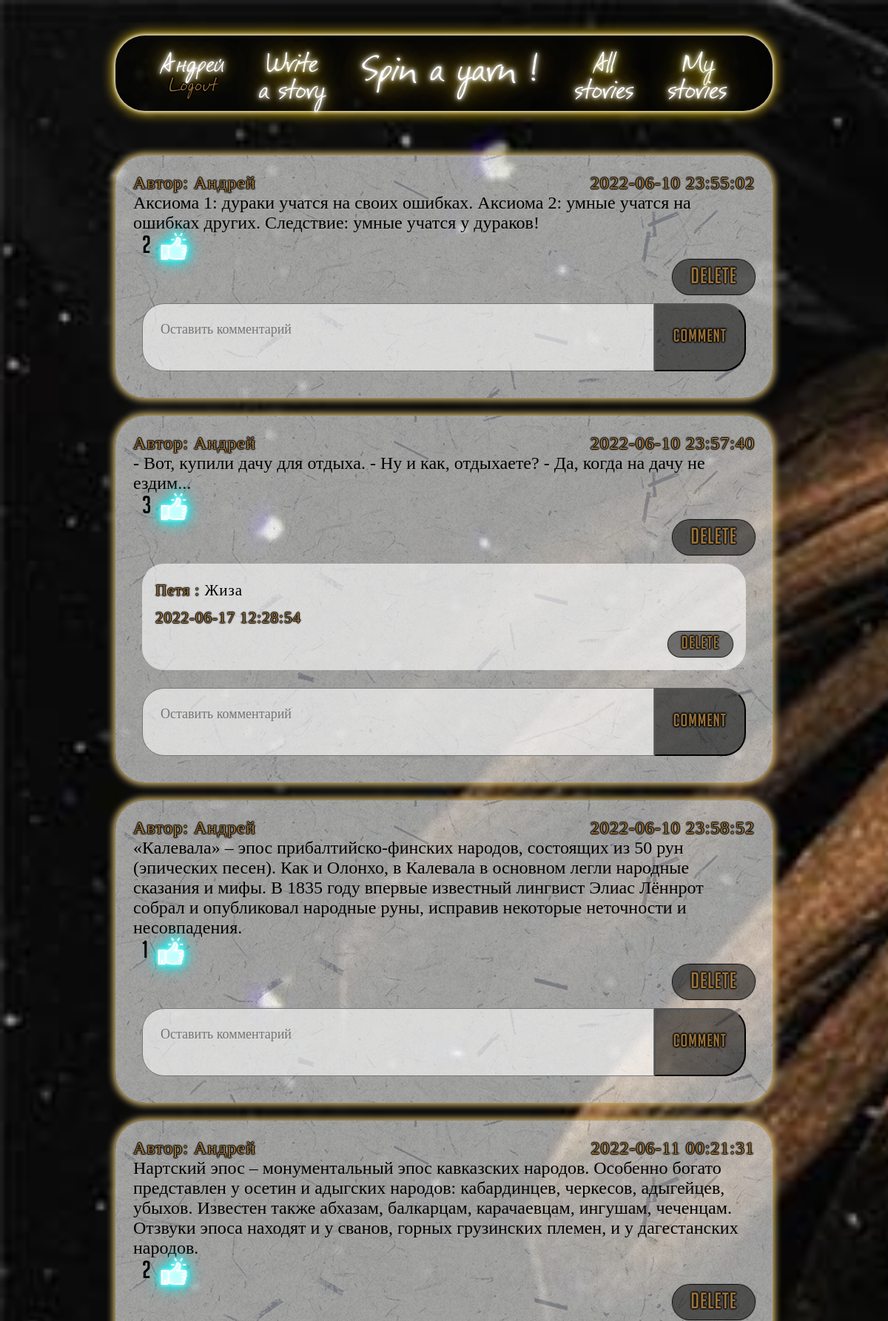
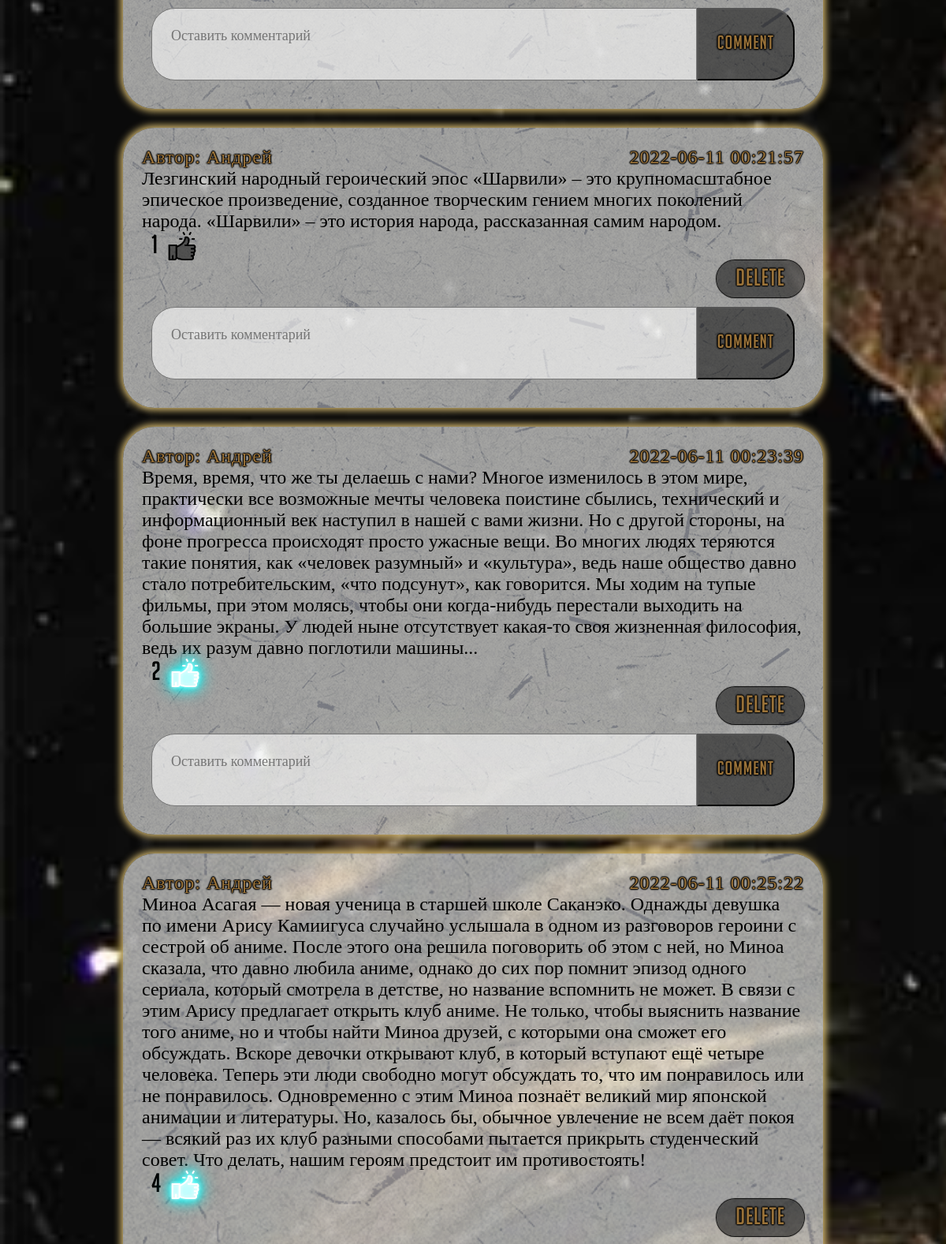
Screenshot of /posts/Андрей (signed in, upper part) with the database file from the repository (2 pictures, top to bottom).
### website/models.py (models this page shows)
class User(db.Model, UserMixin):
    id = db.Column(db.Integer, primary_key=True)
    email = db.Column(db.String(150), unique=True)
    username = db.Column(db.String(150), unique=True)
    password = db.Column(db.String(150))
    date_created = db.Column(db.DateTime(timezone=True), default=func.now())
    posts = db.relationship('Post', backref='user', passive_deletes=True)
    comments = db.relationship('Comment', backref='user', passive_deletes=True)
    likes = db.relationship('Like', backref='user', passive_deletes=True)

class Post(db.Model):
    id = db.Column(db.Integer, primary_key=True)
    text = db.Column(db.Text, nullable=False)
    date_created = db.Column(db.DateTime(timezone=True), default=func.now())
    author = db.Column(db.Integer, db.ForeignKey('user.id', ondelete="CASCADE"), nullable=False)
    rubric = db.Column(db.String, nullable=False)
    comments = db.relationship('Comment', backref='post', passive_deletes=True)
    likes = db.relationship('Like', backref='post', passive_deletes=True)

class Comment(db.Model):
    id = db.Column(db.Integer, primary_key=True)
    text = db.Column(db.String(200), nullable=False)
    date_created = db.Column(db.DateTime(timezone=True), default=func.now())
    author = db.Column(db.Integer, db.ForeignKey('user.id', ondelete="CASCADE"), nullable=False)
    post_id = db.Column(db.Integer, db.ForeignKey('post.id', ondelete="CASCADE"), nullable=False)

### website/views.py (the view)
@views.route("/posts/<username>")
@login_required
def posts(username):
    user = User.query.filter_by(username=username).first()
    if not user:
        flash('Нет пользователя с таким именем')
        return redirect(url_for('views.home'))
    posts = user.posts
    return render_template("user_posts.html", user=current_user, posts=posts, username=username)

### website/__init__.py (called while the page is built)
def create_app():
    app = Flask(__name__)
    app.config['SECRET_KEY'] = "helloworld"
    app.config['SQLALCHEMY_DATABASE_URI'] = f'sqlite:///{DB_NAME}'
    db.init_app(app)
    from .views import views
    from .auth import auth
    app.register_blueprint(views, url_prefix="/")
    app.register_blueprint(auth, url_prefix="/")
    from .models import User, Post, Comment, Like
    create_database(app)
    login_manager = LoginManager()
    login_manager.login_view = "auth.login"
    login_manager.init_app(app)
    @login_manager.user_loader
    def load_user(id):
        return User.query.get(int(id))
    return app

### website/templates/user_posts.html (shortened to what this page needs)
{% extends "base.html" %}
{% block content %}
{%for post in posts %}
<div class="post">
    <div class="string">
        <p>Автор: {{ post.user.username }} </p>
        <p> {{ post.date_created }} </p>
    </div>
    {{ post.text }}
    <div class="likes">
        <p id="likes-count-{{post.id}}">{{ post.likes|length }}</p>
        {% if user.id in post.likes|map(attribute="author")|list %}
        <img src="{{url_for('static', filename='css/assets/like.png')}}" class="liked" id="like-button-{{post.id}}" onclick="like( {{post.id}} )">
        {% else %}
        <img src="{{url_for('static', filename='css/assets/like.png')}}" class="unliked" id="like-button-{{post.id}}" onclick="like( {{post.id}} )">
        {% endif %}
    </div>
    {% if user.id == post.author %}
    <a href="/delete_post/{{post.id}}" class="delete_href">Delete</a>
    {% endif %}
    {% for comment in post.comments %}
    <div class="comment">
        <div class="comment_text">
           <p>{{ comment.user.username }} : <span> {{ comment.text }} </span></p>
            <p> {{ comment.date_created }} </p>
        </div>
        {% if user.id == comment.author or user.id == post.author %}
        <a href="/delete_comment/{{comment.id}}" class="delete_href2">Delete</a>
        {% endif %}
    </div>
    {% endfor %}
    <form method="POST" action="/create_comment/{{post.id}}" class="comment_form">
        <textarea type="text" id="text" name="text" placeholder="Оставить комментарий"></textarea>
        <button type="submit" class="btn3">Comment</button>
    </form>
</div>
{% endfor %}
{% endblock %}

### website/templates/base.html (shortened to what this page needs)
<!DOCTYPE html>
<html lang="en">
<head>
	<link rel="stylesheet" href="{{url_for('static', filename='css/style.css')}}">
</head>
<body>
    <div class="wall">
        <div class="header">
            <div class="header_panel">
                {% if user.is_authenticated %}
                <div class="doubles_tring">
                    <h4>{{ user.username }}</h4>
                    <a href="/logout"><p>Logout</p></a>
                </div>
                {% endif %}
                <a href="/create_post"><div class="doubles_tring">
                    <h3>Write</h3>
                    <h3>a story</h3>
                </div></a>
            </div>
            <div class="header_panel">
                {% if user.is_authenticated %}
                <a href="/home"><h2>Spin a yarn !</h2></a>
                {% else %}
                <a href="/home"><h1>Spin a yarn !</h1></a>
                {% endif %}
            </div>
            <div class="header_panel">
                <a href="/stories"><div class="doubles_tring">
                    <h3>All</h3>
                    <h3>stories</h3>
                </div></a>
                {% if user.is_authenticated %}
                <a href="/posts/{{ user.username }}"><div class="doubles_tring">
                    <h3>My</h3>
                    <h3>stories</h3>
                </div></a>
                {% endif %}
            </div>
        </div>
        <div class="content">
            {% block content %}{% endblock %}
        </div>
    </div>
</body>
</html>

### website/static/css/style.css (style rules this page uses)
* { margin: 0; padding: 0; }
a:-webkit-any-link { text-decoration: none; }
a:any-link { text-decoration: none; }
body { will-change: transform; background: url(assets/bg.jpg) no-repeat; background-size: cover; background-attachment: fixed; }
.wall { margin: 4vw 13vw; }
.header { height: 4.5vw; padding: 2vw 3vw; display: flex; background-color: rgba(0, 0, 0, 0.6); justify-content: space-around; box-shadow: 0 0 5px 1px #fff, 0 0 15px 4px #d1af22; border-radius: 40px; width: fill-available; width: -webkit-fill-available; width: -moz-available; }
.header_panel { display: flex; flex-grow: 0.3; justify-content: inherit; align-items: center; text-align: center; }
.doubles_tring { display: flex; flex-direction: column; text-align: center; justify-content: center; align-items: center; padding: 1vw; }
.header h2, h3, h4 { font: normal 4vw 'festus'; margin: auto 0vw; color: #fff; outline: none; text-decoration: none; text-shadow: 0 0 5px #fff, 0 0 10px #fff, 0 0 22px #d1af22, 0 0 42px #d1af22, 0 0 65px #d1af22; }
.header h3, h4 { font: normal 3vw 'festus'; margin: auto 0vw; height: 3vw; }
.header p { font: normal 2vw 'festus'; }
.content { height: fit-content; margin: 5vw 0vw; }
.entrance h1, p { color: #997239; letter-spacing: 1px; text-shadow: 1px 0 1.5px #000, 0 1px 1.5px #000, -1px 0 1.5px #000, 0 -1px 1.5px #000, 0 0 2px #000; }
.rules p, span { font: normal 2.5vw 'BigNoodleTitlingCyr'; color: #997239; margin: 0.75vw 0vw; letter-spacing: 1px; text-shadow: 1px 0 2px #000, 0 1px 2px #000, -1px 0 2px #000, 0 -1px 2px #000, 0 0 3px #000; }
.reg_form h1, h2 { color: #997239; margin: 0.75vw 0vw; letter-spacing: 1px; text-shadow: 1px 0 2px #000, 0 1px 2px #000, -1px 0 2px #000, 0 -1px 2px #000, 0 0 3px #000; }
.post { background: url(assets/bg_w.png) no-repeat; background-size: cover; width: -webkit-fill-available; height: fit-content; box-shadow: 0 0 10px 3px #d7bb71; border-radius: 40px; margin: 2vw 0vw; padding: 2vw; font: normal 2vw 'Ropa sans pro'; display: flex; flex-direction: column; }
.string { display: flex; justify-content: space-between; }
.likes { display: flex; align-items: center; }
.likes p { font: normal 2.75vw 'BigNoodleTitlingCyr'; color: #000; text-shadow: none; margin: 0vw 1vw; }
.likes img { width: 3vw; }
.liked { filter: invert(1) drop-shadow(0 0 2px #fff) drop-shadow(0 0 5px #00Ffff) drop-shadow(0 0 10px #00Ffff); }
.delete_href, .delete_href2 { font: normal 2.5vw 'BigNoodleTitlingCyr'; background-color: rgba(0, 0, 0, 0.5); box-shadow: 0 0 1px 1px #000; border-radius: 30px; align-self: flex-end; padding: 0.75vw 2vw; color: #997239; letter-spacing: 1px; text-shadow: 1px 0 1.5px #000, 0 1px 1.5px #000, -1px 0 1.5px #000, 0 -1px 1.5px #000, 0 0 2px #000; }
.comment_form { display: flex; margin: 1vw; }
.comment_form textarea { width: -webkit-fill-available; height: -webkit-fill-available; background-color: rgba(255, 255, 255, 0.6); border-radius: 30px 0px 0px 30px; resize: none; padding: 2vw; font: normal 1.5vw 'Ropa sans pro'; }
.btn3 { background-color: rgba(0, 0, 0, 0.5); border-radius: 0px 30px 30px 0px; text-align: center; font: normal 2vw 'BigNoodleTitlingCyr'; padding: 0.5vw 2vw; color: #997239; letter-spacing: 1px; text-shadow: 1px 0 2px #000, 0 1px 2px #000, -1px 0 2px #000, 0 -1px 2px #000, 0 0 3px #000; }
.comment { width: -webkit-fill-available; background-color: rgba(255, 255, 255, 0.6); border-radius: 30px; display: flex; flex-direction: column; margin: 1vw; padding: 1.5vw; font: normal 1.75vw 'Ropa sans pro'; }
.comment_text { display: flex; flex-direction: column; }
.comment p { color: #997239; margin: 0.5vw 0vw; letter-spacing: 1px; text-shadow: 1px 0 1.5px #000, 0 1px 1.5px #000, -1px 0 1.5px #000, 0 -1px 1.5px #000, 0 0 2px #000; }
.comment span { color: #000; text-shadow: none; font: normal 1.75vw 'Ropa sans pro'; }
.delete_href2 { font: normal 2vw 'BigNoodleTitlingCyr'; padding: 0.5vw 1.5vw; }

### rows the page displays
User: username "Андрей"
Post: user.username "Андрей", date_created "2022-06-10 23:55:02", text "Аксиома 1: дураки учатся на своих ошибках. Аксиома 2: умные учатся на ошибках других. Следствие: умные учатся у дураков!", likes|length "2"
Post: user.username "Андрей", date_created "2022-06-10 23:57:40", text "- Вот, купили дачу для отдыха. - Ну и как, отдыхаете? - Да, когда на дачу не ездим...", likes|length "3"
Comment: user.username "Петя", text "Жиза", date_created "2022-06-17 12:28:54"
Post: user.username "Андрей", date_created "2022-06-10 23:58:52", text "«Калевала» – эпос прибалтийско-финских народов, состоящих из 50 рун (эпических песен). Как и Олонхо, в Калевала в основном легли народные сказания и мифы. В 1835 году впервые известный лингвист Элиас Лённрот собрал и опубликовал народные руны, исправив некоторые неточности и несовпадения.", likes|length "1"
Post: user.username "Андрей", date_created "2022-06-11 00:21:31", text "Нартский эпос – монументальный эпос кавказских народов. Особенно богато представлен у осетин и адыгских народов: кабардинцев, черкесов, адыгейцев, убыхов. Известен также абхазам, балкарцам, карачаевцам, ингушам, чеченцам. Отзвуки эпоса находят и у сванов, горных грузинских племен, и у дагестанских народов.", likes|length "2"
Post: user.username "Андрей", date_created "2022-06-11 00:21:57", text "Лезгинский народный героический эпос «Шарвили» – это крупномасштабное эпическое произведение, созданное творческим гением многих поколений народа. «Шарвили» – это история народа, рассказанная самим народом.", likes|length "1"
Post: user.username "Андрей", date_created "2022-06-11 00:23:39", text "Время, время, что же ты делаешь с нами? Многое изменилось в этом мире, практически все возможные мечты человека поистине сбылись, технический и информационный век наступил в нашей с вами жизни. Но с другой стороны, на фоне прогресса происходят просто ужасные вещи. Во многих людях теряются такие понятия, как «человек разумный» и «культура», ведь наше общество давно стало потребительским, «что подсунут», как говорится. Мы ходим на тупые фильмы, при этом молясь, чтобы они когда-нибудь перестали выходить на большие экраны. У людей ныне отсутствует какая-то своя жизненная философия, ведь их разум давно поглотили машины...", likes|length "2"
Post: user.username "Андрей", date_created "2022-06-11 00:25:22", text "Миноа Асагая — новая ученица в старшей школе Саканэко. Однажды девушка по имени Арису Камиигуса случайно услышала в одном из разговоров героини с сестрой об аниме. После этого она решила поговорить об этом с ней, но Миноа сказала, что давно любила аниме, однако до сих пор помнит эпизод одного сериала, который смотрела в детстве, но название вспомнить не может. В связи с этим Арису предлагает открыть клуб аниме. Не только, чтобы выяснить название того аниме, но и чтобы найти Миноа друзей, с которыми она сможет его обсуждать. Вскоре девочки открывают клуб, в который вступают ещё четыре человека. Теперь эти люди свободно могут обсуждать то, что им понравилось или не понравилось. Одновременно с…", likes|length "4"
